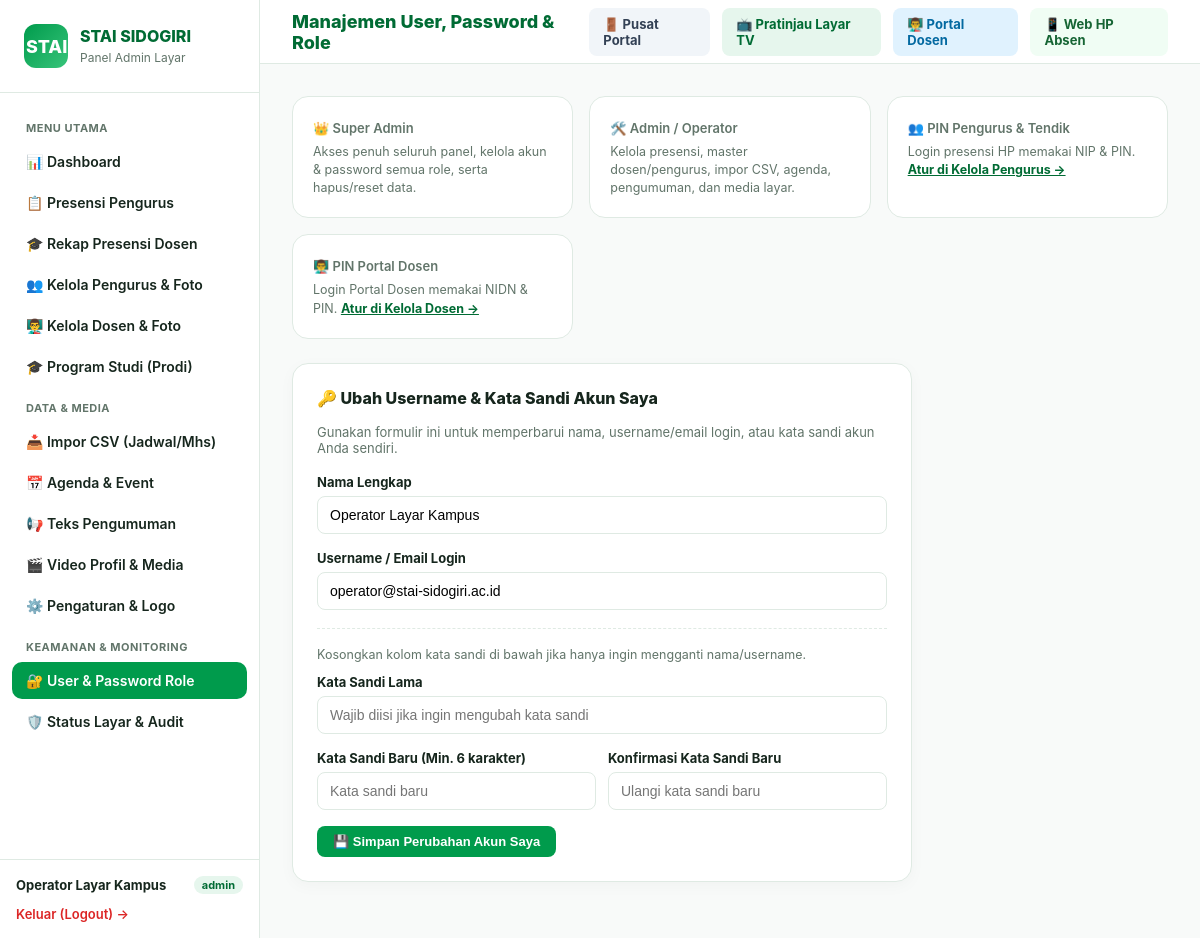
Screenshot of /admin/users.php (signed in) with the database file from the repository.
### tables this page shows
CREATE TABLE `pengaturan` (
    `id` BIGINT UNSIGNED AUTO_INCREMENT PRIMARY KEY,
    `kunci` VARCHAR(100) NOT NULL UNIQUE,
    `nilai` JSON NOT NULL,
    `tipe` VARCHAR(50) NOT NULL DEFAULT 'string',
    `created_at` TIMESTAMP NULL DEFAULT CURRENT_TIMESTAMP,
    `updated_at` TIMESTAMP NULL DEFAULT CURRENT_TIMESTAMP ON UPDATE CURRENT_TIMESTAMP
);

CREATE TABLE `users` (
    `id` BIGINT UNSIGNED AUTO_INCREMENT PRIMARY KEY,
    `name` VARCHAR(150) NOT NULL,
    `email` VARCHAR(191) NOT NULL UNIQUE,
    `password` VARCHAR(255) NOT NULL,
    `role` ENUM('super_admin', 'admin') NOT NULL DEFAULT 'admin',
    `remember_token` VARCHAR(100) NULL,
    `created_at` TIMESTAMP NULL DEFAULT CURRENT_TIMESTAMP,
    `updated_at` TIMESTAMP NULL DEFAULT CURRENT_TIMESTAMP ON UPDATE CURRENT_TIMESTAMP
);

### admin/auth.php (called while the page is built, shortened)
<?php
function getCurrentAdmin(): ?array
{
    $lastActivity = $_SESSION['stai_admin_last_activity'] ?? 0;
    return [
        'id' => (int) $_SESSION['stai_admin_id'],
        'name' => $_SESSION['stai_admin_name'],
        'email' => $_SESSION['stai_admin_email'],
        'role' => $_SESSION['stai_admin_role']
    ];
}
function requireAdminAuth(): array
{
    $admin = getCurrentAdmin();
    return $admin;
}

### admin/users.php (the view, shortened to what this page needs)
<?php
require_once __DIR__ . '/header.php';
$pdo = getAdminPdo();
$allUsers = $pdo->query("SELECT `id`, `name`, `email`, `role`, `created_at`, `updated_at` FROM `users` ORDER BY CASE WHEN `role` = 'super_admin' THEN 0 ELSE 1 END, `id` ASC")->fetchAll();
?>
<div style="display:grid;grid-template-columns:repeat(auto-fit, minmax(220px, 1fr));gap:16px;margin-bottom:24px">
    <div class="stat-card">
        <small>👑 Super Admin</small>
        <p style="font-size:12.5px;color:var(--muted);margin-top:6px;line-height:1.45">Akses penuh seluruh panel, kelola akun &amp; password semua role, serta hapus/reset data.</p>
    </div>
    <div class="stat-card">
        <small>🛠️ Admin / Operator</small>
        <p style="font-size:12.5px;color:var(--muted);margin-top:6px;line-height:1.45">Kelola presensi, master dosen/pengurus, impor CSV, agenda, pengumuman, dan media layar.</p>
    </div>
    <div class="stat-card">
        <small>👥 PIN Pengurus &amp; Tendik</small>
        <p style="font-size:12.5px;color:var(--muted);margin-top:6px;line-height:1.45">Login presensi HP memakai NIP &amp; PIN. <a href="pengurus.php" style="color:var(--g-dark);font-weight:700">Atur di Kelola Pengurus &rarr;</a></p>
    </div>
    <div class="stat-card">
        <small>👨‍🏫 PIN Portal Dosen</small>
        <p style="font-size:12.5px;color:var(--muted);margin-top:6px;line-height:1.45">Login Portal Dosen memakai NIDN &amp; PIN. <a href="dosen.php" style="color:var(--g-dark);font-weight:700">Atur di Kelola Dosen &rarr;</a></p>
    </div>
</div>
<div class="card" style="max-width:620px">
    <h3>🔑 Ubah Username &amp; Kata Sandi Akun Saya</h3>
    <p style="font-size:13px;color:var(--muted);margin-bottom:18px">Gunakan formulir ini untuk memperbarui nama, username/email login, atau kata sandi akun Anda sendiri.</p>
    <form method="POST">
        <div class="form-group">
            <label>Nama Lengkap</label>
            <input type="text" name="name" value="<?= htmlspecialchars($admin['name']) ?>" required>
        </div>
        <div class="form-group">
            <label>Username / Email Login</label>
            <input type="text" name="email" value="<?= htmlspecialchars($admin['email']) ?>" required>
        </div>
        <hr style="border:0;border-top:1px dashed var(--line);margin:18px 0">
        <p style="font-size:12.5px;color:var(--muted);margin-bottom:12px">Kosongkan kolom kata sandi di bawah jika hanya ingin mengganti nama/username.</p>
        <div class="form-group">
            <label>Kata Sandi Lama</label>
            <input type="password" name="password_lama" placeholder="Wajib diisi jika ingin mengubah kata sandi">
        </div>
        <div style="display:grid;grid-template-columns:1fr 1fr;gap:12px">
            <div class="form-group">
                <label>Kata Sandi Baru (Min. 6 karakter)</label>
                <input type="password" name="password_baru" placeholder="Kata sandi baru">
            </div>
            <div class="form-group">
                <label>Konfirmasi Kata Sandi Baru</label>
                <input type="password" name="password_konfirmasi" placeholder="Ulangi kata sandi baru">
            </div>
        </div>
        <button type="submit" class="btn">💾 Simpan Perubahan Akun Saya</button>
    </form>
</div>
<?php require_once __DIR__ . '/footer.php'; ?>

### admin/header.php (shortened to what this page needs)
<?php
require_once __DIR__ . '/auth.php';
$admin = requireAdminAuth();
$currentScript = basename($_SERVER['PHP_SELF']);
$campusNameHeader = 'STAI SIDOGIRI';
$campusLogoHeader = null;
try {
    $adminPdoHeader = getAdminPdo();
    $rowCamp = $adminPdoHeader->query("SELECT `nilai` FROM `pengaturan` WHERE `kunci` = 'nama_kampus'")->fetch();
    if ($rowCamp && !empty($rowCamp['nilai'])) {
        $campusNameHeader = json_decode($rowCamp['nilai'], true) ?: 'STAI SIDOGIRI';
    }
} catch (Throwable $e) {}
?>
<!DOCTYPE html>
<html lang="id">
<head>
</head>
<body>
    <aside>
        <div class="brand">
            <div class="brand-logo" style="overflow:hidden;padding:2px">
                <?php if ($campusLogoHeader): ?>
                    <img src="<?= htmlspecialchars($campusLogoHeader) ?>" style="width:100%;height:100%;object-fit:contain;background:#fff;border-radius:10px" alt="Logo">
                <?php else: ?>
                    STAI
                <?php endif; ?>
            </div>
            <div class="brand-text">
                <h2><?= htmlspecialchars($campusNameHeader) ?></h2>
                <small>Panel Admin Layar</small>
            </div>
        </div>
        <nav>
            <div class="nav-label">Menu Utama</div>
            <a href="index.php" class="<?= $currentScript === 'index.php' ? 'active' : '' ?>">📊 Dashboard</a>
            <a href="absensi.php" class="<?= $currentScript === 'absensi.php' ? 'active' : '' ?>">📋 Presensi Pengurus</a>
            <a href="absensi_dosen.php" class="<?= $currentScript === 'absensi_dosen.php' ? 'active' : '' ?>">🎓 Rekap Presensi Dosen</a>
            <a href="pengurus.php" class="<?= $currentScript === 'pengurus.php' ? 'active' : '' ?>">👥 Kelola Pengurus & Foto</a>
            <a href="dosen.php" class="<?= $currentScript === 'dosen.php' ? 'active' : '' ?>">👨‍🏫 Kelola Dosen & Foto</a>
            <a href="prodi.php" class="<?= $currentScript === 'prodi.php' ? 'active' : '' ?>">🎓 Program Studi (Prodi)</a>
            <div class="nav-label">Data & Media</div>
            <a href="import.php" class="<?= $currentScript === 'import.php' ? 'active' : '' ?>">📥 Impor CSV (Jadwal/Mhs)</a>
            <a href="agenda.php" class="<?= $currentScript === 'agenda.php' ? 'active' : '' ?>">📅 Agenda & Event</a>
            <a href="pengumuman.php" class="<?= $currentScript === 'pengumuman.php' ? 'active' : '' ?>">📢 Teks Pengumuman</a>
            <a href="media.php" class="<?= $currentScript === 'media.php' ? 'active' : '' ?>">🎬 Video Profil & Media</a>
            <a href="pengaturan.php" class="<?= $currentScript === 'pengaturan.php' ? 'active' : '' ?>">⚙️ Pengaturan & Logo</a>
            <div class="nav-label">Keamanan &amp; Monitoring</div>
            <a href="users.php" class="<?= $currentScript === 'users.php' ? 'active' : '' ?>">🔐 User &amp; Password Role</a>
            <a href="audit.php" class="<?= $currentScript === 'audit.php' ? 'active' : '' ?>">🛡️ Status Layar & Audit</a>
        </nav>
        <div class="sidebar-footer">
            <div class="user-info">
                <span class="user-name"><?= htmlspecialchars($admin['name']) ?></span>
                <span class="user-role"><?= htmlspecialchars($admin['role']) ?></span>
            </div>
            <a href="logout.php" class="btn-sm-logout">Keluar (Logout) &rarr;</a>
        </div>
    </aside>
    <main>
        <header>
            <div class="page-title">
                <?php
                    echo match($currentScript) {
                        'index.php' => 'Dashboard Sistem',
                        'absensi.php' => 'Presensi Pengurus & Koreksi Manual',
                        'absensi_dosen.php' => 'Rekapitulasi & Presensi Dosen Kampus',
                        'pengurus.php' => 'Pengurus, Foto, PIN, & Perangkat HP',
                        'dosen.php' => 'Master Data Dosen & Foto Pengajar',
                        'prodi.php' => 'Master Data Program Studi (Prodi)',
                        'import.php' => 'Modul Impor CSV Jadwal & Mahasiswa',
                        'agenda.php' => 'Pengaturan Agenda & Event Kampus',
                        'pengumuman.php' => 'Pengaturan Teks Berjalan (Ticker Bawah)',
                        'media.php' => 'Video Profil Kampus & Media',
                        'pengaturan.php' => 'Pengaturan Display & Layar Kampus',
                        'users.php' => 'Manajemen User, Password & Role',
                        'audit.php' => 'Audit Trail & Status Konektivitas TV',
                        default => 'Panel Administrasi'
                    };
                ?>
            </div>
            <div class="top-actions">
                <a href="../login.php" class="btn-kiosk" style="background:#f1f5f9;color:#334155">🚪 Pusat Portal</a>
                <a href="../index.html" target="_blank" class="btn-kiosk">📺 Pratinjau Layar TV</a>
                <a href="../dosen/index.php" target="_blank" class="btn-kiosk" style="background:#e0f2fe;color:#0369a1">👨‍🏫 Portal Dosen</a>
                <a href="../absen/index.php" target="_blank" class="btn-kiosk" style="background:#f0fdf4;color:#166534">📱 Web HP Absen</a>
            </div>
        </header>
        <div class="content">

### admin/header.php (style rules this page uses)
:root { --g: #009B4C; --g-dark: #006b34; --g-soft: #e6f6ed; --ink: #16261d; --muted: #62756a; --line: #dfeae3; --bg: #f8faf9; --card: #ffffff; --danger: #dc2626; }
* { box-sizing: border-box; margin: 0; padding: 0; }
body { font-family: -apple-system, BlinkMacSystemFont, "Segoe UI", Roboto, sans-serif; background: var(--bg); color: var(--ink); display: flex; min-height: 100vh; }
aside { width: 260px; background: #fff; border-right: 1px solid var(--line); display: flex; flex-direction: column; flex-shrink: 0; }
.brand { padding: 24px; border-bottom: 1px solid var(--line); display: flex; align-items: center; gap: 12px; }
.brand-logo { width: 44px; height: 44px; background: linear-gradient(135deg, var(--g), #37c47a); color: #fff; font-size: 18px; font-weight: 800; border-radius: 12px; display: grid; place-items: center; }
.brand-text h2 { font-size: 16px; font-weight: 800; color: var(--g-dark); }
.brand-text small { font-size: 12px; color: var(--muted); }
nav { padding: 16px 12px; flex: 1; display: flex; flex-direction: column; gap: 4px; }
nav a { display: flex; align-items: center; gap: 12px; padding: 10px 14px; border-radius: 10px; color: var(--ink); text-decoration: none; font-size: 14px; font-weight: 600; transition: all .2s; }
nav a.active { background: var(--g); color: #fff; }
nav .nav-label { font-size: 11px; font-weight: 700; color: var(--muted); text-transform: uppercase; padding: 12px 14px 4px; letter-spacing: 0.5px; }
.sidebar-footer { padding: 16px; border-top: 1px solid var(--line); font-size: 13px; }
.user-info { display: flex; align-items: center; justify-content: space-between; margin-bottom: 12px; }
.user-name { font-weight: 700; font-size: 13px; color: var(--ink); }
.user-role { font-size: 11px; background: var(--g-soft); color: var(--g-dark); padding: 2px 8px; border-radius: 99px; font-weight: 700; }
.btn-sm-logout { color: var(--danger); text-decoration: none; font-weight: 600; font-size: 13px; }
main { flex: 1; display: flex; flex-direction: column; overflow-x: hidden; }
header { height: 64px; background: #fff; border-bottom: 1px solid var(--line); display: flex; align-items: center; justify-content: space-between; padding: 0 32px; }
.page-title { font-size: 18px; font-weight: 800; color: var(--g-dark); }
.top-actions { display: flex; align-items: center; gap: 12px; }
.btn-kiosk { display: inline-flex; align-items: center; gap: 6px; background: var(--g-soft); color: var(--g-dark); padding: 8px 14px; border-radius: 8px; font-size: 13px; font-weight: 700; text-decoration: none; }
.content { padding: 32px; max-width: 1200px; width: 100%; margin: 0 auto; }
.card { background: #fff; border: 1px solid var(--line); border-radius: 16px; padding: 24px; box-shadow: 0 4px 16px rgba(0,0,0,0.03); margin-bottom: 24px; }
.card h3 { font-size: 16px; font-weight: 800; margin-bottom: 16px; color: var(--ink); }
.stat-card { background: #fff; border: 1px solid var(--line); border-radius: 16px; padding: 20px; }
.stat-card small { font-size: 13px; color: var(--muted); font-weight: 600; }
.btn { display: inline-flex; align-items: center; justify-content: center; background: var(--g); color: #fff; border: 0; padding: 8px 16px; border-radius: 8px; font-size: 13px; font-weight: 700; cursor: pointer; text-decoration: none; }
.form-group { margin-bottom: 16px; }
.form-group label { display: block; font-size: 13px; font-weight: 700; margin-bottom: 6px; }
.form-group input, .form-group select, .form-group textarea { width: 100%; padding: 10px 12px; border: 1px solid var(--line); border-radius: 8px; font-size: 14px; outline: none; }

### rows the page displays
pengaturan: nilai "STAI SIDOGIRI"
users: name "Operator Layar Kampus", email "operator@stai-sidogiri.ac.id"

### other values shown
$admin['name'] "Operator Layar Kampus"
$admin['role'] "admin"
